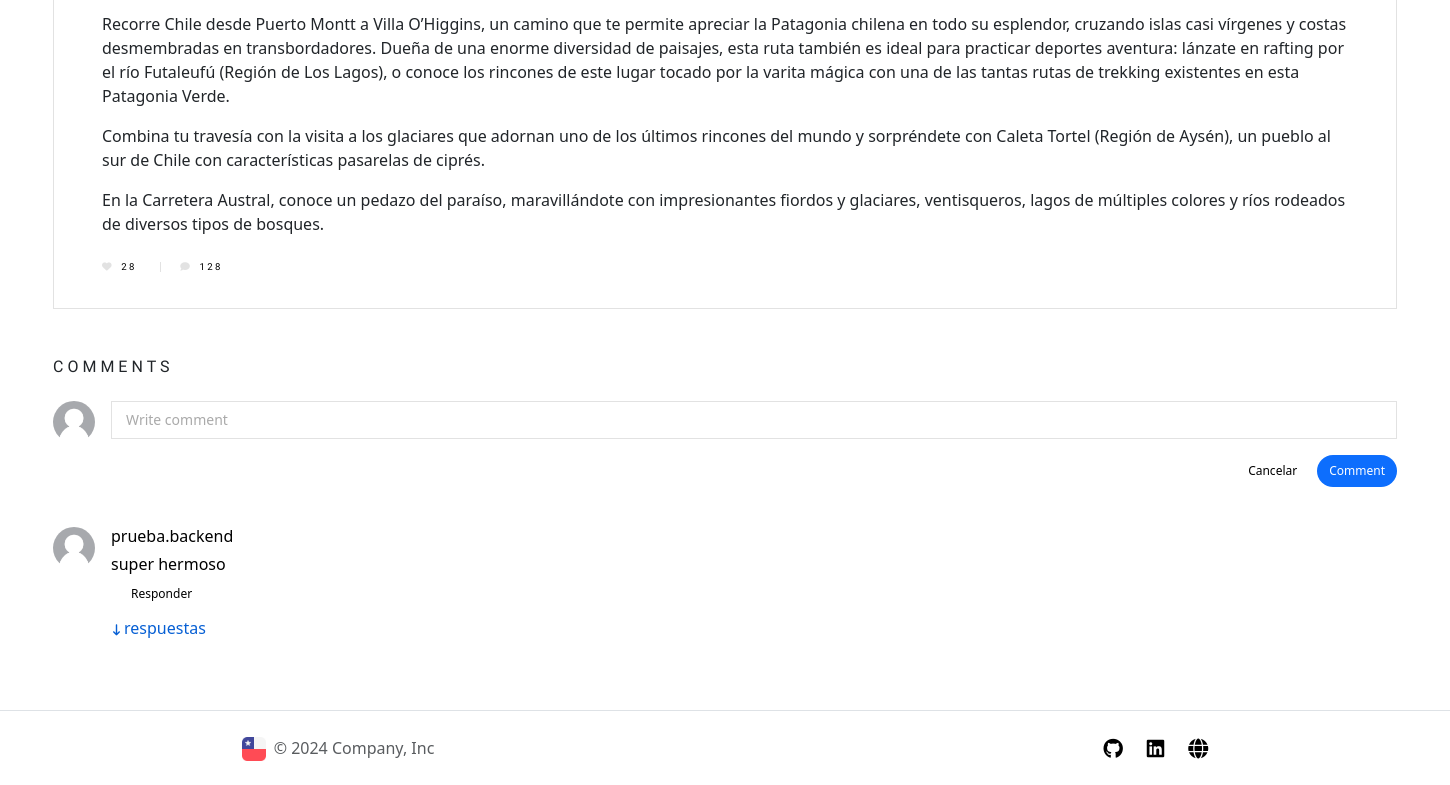
/post/1/ (lower part), run on an earlier commit of the app's database.
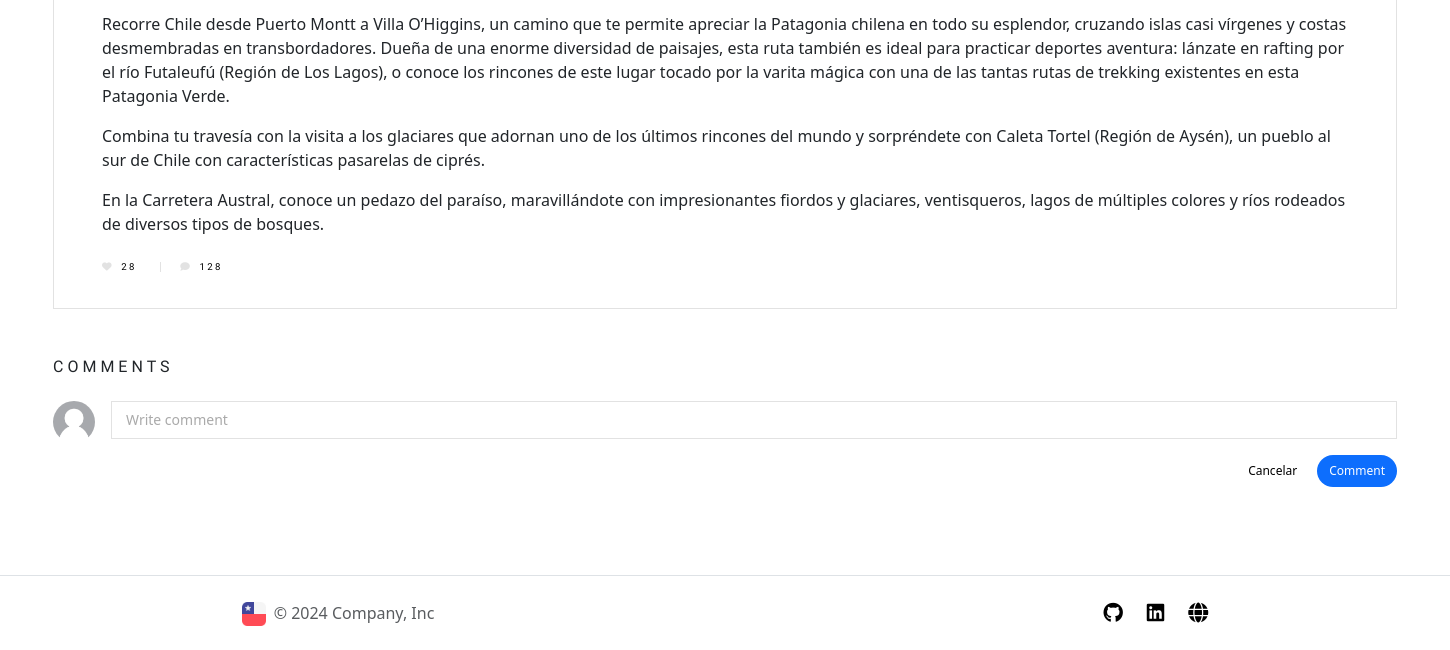
And on a later commit of the database.
### blog/models.py (models this page shows, shortened)
class Comment(models.Model):
    text = models.CharField(max_length=255)
    created_at = models.DateTimeField(auto_now_add=True)
    author = models.ForeignKey(User, on_delete=models.CASCADE, related_name='comments')
    post = models.ForeignKey(Post, on_delete=models.CASCADE, related_name='comments')
    parent = models.ForeignKey('self', null=True, blank=True, on_delete=models.CASCADE, related_name='replies')

### users/models.py (models this page shows, shortened)
class Profile(models.Model):
    user = models.OneToOneField(User, on_delete=models.CASCADE, related_name='profile')
    image = models.ImageField(upload_to='profile/', default='default.jpg')

### blog/views.py (the view)
# urls.py: path('post/<int:post_id>/', views.post, name='post'),
def post(request, post_id):
    post = get_object_or_404(Post, id=post_id)
    comments = post.comments.filter(parent=None).order_by('-created_at')
    form = CommentForm()
    return render(request, 'view_post.html', {'post': post, 'comments': comments, 'form': form})

### blog/forms.py
class CommentForm(forms.ModelForm):
	class Meta:
		model = Comment
		fields = ('text',)
		widgets = {
			'text': forms.TextInput(attrs={'class':'form-control form-control-sm input-comment', 'placeholder':'Write comment'})
		}
		labels = {
			'text': '',
		}

### blog/context_processors.py (called while the page is built)
def all_category(request):
    categories = Category.objects.all()
    return {'categories': categories }

### blog/templates/view_post.html (shortened to what the changed rows need)
{% extends 'base.html' %}
{% load static %}
{% block content %}
<div id="main">
    <div class="d-block">
        {% for comment in comments %}
        <div class="d-block mb-3">
            <div>
                <div class="d-flex position-relative flex-row">
                    <div>
                        <a href="{% url 'profile_user' comment.author.id %}" class="d-inline-block border-0">
                            <img src="{{comment.author.profile.image.url}}" height="42" width="42" class="rounded-circle me-3">
                        </a>
                    </div>
                    <div class="d-flex flex-auto flex-column">
                        <div class="d-flex align-items-baseline flex-row">
                            <p class="h6">
                                <a href="{% url 'profile_user' comment.author.id %}" class="d-block me-1 border-0">
                                    <span>{{comment.author.username}}</span>
                                </a>
                            </p>
                        </div>
                        <div>
                            <div class="lh-sm">
                                <span class="fs-6">{{comment.text}}</span>
                            </div>
                        </div>
                        <div class="mt-1">
                            <div class="d-flex align-items-center flex-row me-2">
                                <div class="d-flex ms-2">
                                    <div class="boton boton--size-s rounded-pill">
                                        <a class="border-0" type="button" data-bs-toggle="collapse"  data-bs-target="#replyForm{{ comment.id }}" aria-expanded="false" aria-controls="replyForm">
                                            <span>Responder</span>
                                        </a>
                                    </div>
                                </div>
                            </div>
                        </div>
                    </div>
                </div>
            </div>
            <div>
                <div class="d-block ms-5">
                    <div class="d-block">
                        {% if comment.replies.exists %}
                        <div class="mb-2">
                            <div class="d-inline-flex align-items-center" type="button" data-bs-toggle="collapse" data-bs-target="#responses{{ comment.id }}" aria-controls="navbarNav" aria-expanded="false" aria-label="Toggle navigation">
                                <div class="btn boton-res rounded-pill border-0">
                                        <span><i class="fa-solid fa-arrow-down-long pe-1" style="font-size: .7em;"></i>respuestas</span>
                                </div>
                            </div>
                        </div>
                        {% endif %}
                    </div>
                </div>
            </div>
        </div>
        {% endfor %}
    </div>
</div>
{% endblock %}

What changed in the data, as far as the page shows it:
removed Comment: author.profile.image (placeholder picture), author.username "prueba.backend", text "super hermoso"
